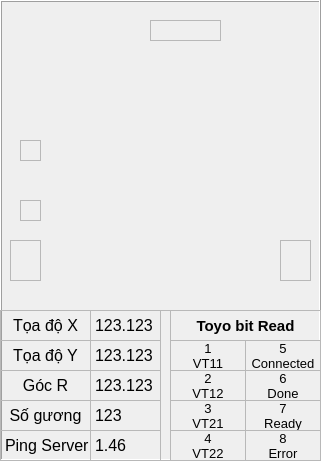
    <widget class="QFrame" name="fr_agv">
     <property name="geometry">
      <rect>
       <x>0</x>
       <y>0</y>
       <width>321</width>
       <height>461</height>
      </rect>
     </property>
     <property name="autoFillBackground">
      <bool>true</bool>
     </property>
     <property name="frameShape">
      <enum>QFrame::Box</enum>
     </property>
     <property name="frameShadow">
      <enum>QFrame::Raised</enum>
     </property>
     <widget class="QLabel" name="lbc_safety1">
      <property name="geometry">
       <rect>
        <x>280</x>
        <y>240</y>
        <width>31</width>
        <height>41</height>
       </rect>
      </property>
      <property name="autoFillBackground">
       <bool>true</bool>
      </property>
      <property name="frameShape">
       <enum>QFrame::StyledPanel</enum>
      </property>
      <property name="lineWidth">
       <number>1</number>
      </property>
      <property name="midLineWidth">
       <number>0</number>
      </property>
      <property name="text">
       <string/>
      </property>
      <property name="scaledContents">
       <bool>false</bool>
      </property>
      <property name="wordWrap">
       <bool>false</bool>
      </property>
      <property name="openExternalLinks">
       <bool>false</bool>
      </property>
     </widget>
     <widget class="QLabel" name="lbc_safety0">
      <property name="geometry">
       <rect>
        <x>150</x>
        <y>20</y>
        <width>71</width>
        <height>21</height>
       </rect>
      </property>
      <property name="autoFillBackground">
       <bool>true</bool>
      </property>
      <property name="frameShape">
       <enum>QFrame::StyledPanel</enum>
      </property>
      <property name="lineWidth">
       <number>1</number>
      </property>
      <property name="midLineWidth">
       <number>0</number>
      </property>
      <property name="text">
       <string/>
      </property>
      <property name="scaledContents">
       <bool>false</bool>
      </property>
      <property name="wordWrap">
       <bool>false</bool>
      </property>
      <property name="openExternalLinks">
       <bool>false</bool>
      </property>
     </widget>
     <widget class="QLabel" name="lb_agv">
      <property name="geometry">
       <rect>
        <x>45</x>
        <y>50</y>
        <width>231</width>
        <height>251</height>
       </rect>
      </property>
      <property name="autoFillBackground">
       <bool>false</bool>
      </property>
      <property name="frameShape">
       <enum>QFrame::NoFrame</enum>
      </property>
      <property name="lineWidth">
       <number>1</number>
      </property>
      <property name="midLineWidth">
       <number>0</number>
      </property>
      <property name="text">
       <string/>
      </property>
      <property name="pixmap">
       <pixmap>agv.png</pixmap>
      </property>
      <property name="scaledContents">
       <bool>true</bool>
      </property>
      <property name="wordWrap">
       <bool>false</bool>
      </property>
      <property name="openExternalLinks">
       <bool>false</bool>
      </property>
     </widget>
     <widget class="QLabel" name="lbc_safety2">
      <property name="geometry">
       <rect>
        <x>10</x>
        <y>240</y>
        <width>31</width>
        <height>41</height>
       </rect>
      </property>
      <property name="autoFillBackground">
       <bool>true</bool>
      </property>
      <property name="frameShape">
       <enum>QFrame::StyledPanel</enum>
      </property>
      <property name="lineWidth">
       <number>1</number>
      </property>
      <property name="midLineWidth">
       <number>0</number>
      </property>
      <property name="text">
       <string/>
      </property>
      <property name="scaledContents">
       <bool>false</bool>
      </property>
      <property name="wordWrap">
       <bool>false</bool>
      </property>
      <property name="openExternalLinks">
       <bool>false</bool>
      </property>
     </widget>
     <widget class="QFrame" name="frame">
      <property name="geometry">
       <rect>
        <x>0</x>
        <y>310</y>
        <width>321</width>
        <height>151</height>
       </rect>
      </property>
      <property name="frameShape">
       <enum>QFrame::StyledPanel</enum>
      </property>
      <property name="frameShadow">
       <enum>QFrame::Raised</enum>
      </property>
      <widget class="QLabel" name="lb_coordinates_x">
       <property name="geometry">
        <rect>
         <x>0</x>
         <y>0</y>
         <width>91</width>
         <height>31</height>
        </rect>
       </property>
       <property name="font">
        <font>
         <pointsize>12</pointsize>
        </font>
       </property>
       <property name="autoFillBackground">
        <bool>false</bool>
       </property>
       <property name="frameShape">
        <enum>QFrame::StyledPanel</enum>
       </property>
       <property name="lineWidth">
        <number>1</number>
       </property>
       <property name="midLineWidth">
        <number>0</number>
       </property>
       <property name="text">
        <string>Tọa độ X</string>
       </property>
       <property name="scaledContents">
        <bool>false</bool>
       </property>
       <property name="alignment">
        <set>Qt::AlignCenter</set>
       </property>
       <property name="wordWrap">
        <bool>false</bool>
       </property>
       <property name="openExternalLinks">
        <bool>false</bool>
       </property>
      </widget>
      <widget class="QLabel" name="lbv_coordinates_x">
       <property name="geometry">
        <rect>
         <x>90</x>
         <y>0</y>
         <width>71</width>
         <height>31</height>
        </rect>
       </property>
       <property name="font">
        <font>
         <pointsize>12</pointsize>
        </font>
       </property>
       <property name="autoFillBackground">
        <bool>false</bool>
       </property>
       <property name="frameShape">
        <enum>QFrame::StyledPanel</enum>
       </property>
       <property name="lineWidth">
        <number>1</number>
       </property>
       <property name="midLineWidth">
        <number>0</number>
       </property>
       <property name="text">
        <string>123.123</string>
       </property>
       <property name="scaledContents">
        <bool>false</bool>
       </property>
       <property name="alignment">
        <set>Qt::AlignLeading|Qt::AlignLeft|Qt::AlignVCenter</set>
       </property>
       <property name="wordWrap">
        <bool>false</bool>
       </property>
       <property name="openExternalLinks">
        <bool>false</bool>
       </property>
      </widget>
      <widget class="QLabel" name="lb_coordinates_y">
       <property name="geometry">
        <rect>
         <x>0</x>
         <y>30</y>
         <width>91</width>
         <height>31</height>
        </rect>
       </property>
       <property name="font">
        <font>
         <pointsize>12</pointsize>
        </font>
       </property>
       <property name="autoFillBackground">
        <bool>false</bool>
       </property>
       <property name="frameShape">
        <enum>QFrame::StyledPanel</enum>
       </property>
       <property name="lineWidth">
        <number>1</number>
       </property>
       <property name="midLineWidth">
        <number>0</number>
       </property>
       <property name="text">
        <string>Tọa độ Y</string>
       </property>
       <property name="scaledContents">
        <bool>false</bool>
       </property>
       <property name="alignment">
        <set>Qt::AlignCenter</set>
       </property>
       <property name="wordWrap">
        <bool>false</bool>
       </property>
       <property name="openExternalLinks">
        <bool>false</bool>
       </property>
      </widget>
      <widget class="QLabel" name="lbv_coordinates_y">
       <property name="geometry">
        <rect>
         <x>90</x>
         <y>30</y>
         <width>71</width>
         <height>31</height>
        </rect>
       </property>
       <property name="font">
        <font>
         <pointsize>12</pointsize>
        </font>
       </property>
       <property name="autoFillBackground">
        <bool>false</bool>
       </property>
       <property name="frameShape">
        <enum>QFrame::StyledPanel</enum>
       </property>
       <property name="lineWidth">
        <number>1</number>
       </property>
       <property name="midLineWidth">
        <number>0</number>
       </property>
       <property name="text">
        <string>123.123</string>
       </property>
       <property name="scaledContents">
        <bool>false</bool>
       </property>
       <property name="alignment">
        <set>Qt::AlignLeading|Qt::AlignLeft|Qt::AlignVCenter</set>
       </property>
       <property name="wordWrap">
        <bool>false</bool>
       </property>
       <property name="openExternalLinks">
        <bool>false</bool>
       </property>
      </widget>
      <widget class="QLabel" name="lb_coordinates_r">
       <property name="geometry">
        <rect>
         <x>0</x>
         <y>60</y>
         <width>91</width>
         <height>31</height>
        </rect>
       </property>
       <property name="font">
        <font>
         <pointsize>12</pointsize>
        </font>
       </property>
       <property name="autoFillBackground">
        <bool>false</bool>
       </property>
       <property name="frameShape">
        <enum>QFrame::StyledPanel</enum>
       </property>
       <property name="lineWidth">
        <number>1</number>
       </property>
       <property name="midLineWidth">
        <number>0</number>
       </property>
       <property name="text">
        <string>Góc R</string>
       </property>
       <property name="scaledContents">
        <bool>false</bool>
       </property>
       <property name="alignment">
        <set>Qt::AlignCenter</set>
       </property>
       <property name="wordWrap">
        <bool>false</bool>
       </property>
       <property name="openExternalLinks">
        <bool>false</bool>
       </property>
      </widget>
      <widget class="QLabel" name="lbv_coordinates_r">
       <property name="geometry">
        <rect>
         <x>90</x>
         <y>60</y>
         <width>71</width>
         <height>31</height>
        </rect>
       </property>
       <property name="font">
        <font>
         <pointsize>12</pointsize>
        </font>
       </property>
       <property name="autoFillBackground">
        <bool>false</bool>
       </property>
       <property name="frameShape">
        <enum>QFrame::StyledPanel</enum>
       </property>
       <property name="lineWidth">
        <number>1</number>
       </property>
       <property name="midLineWidth">
        <number>0</number>
       </property>
       <property name="text">
        <string>123.123</string>
       </property>
       <property name="scaledContents">
        <bool>false</bool>
       </property>
       <property name="alignment">
        <set>Qt::AlignLeading|Qt::AlignLeft|Qt::AlignVCenter</set>
       </property>
       <property name="wordWrap">
        <bool>false</bool>
       </property>
       <property name="openExternalLinks">
        <bool>false</bool>
       </property>
      </widget>
      <widget class="QLabel" name="lbv_numberReflector">
       <property name="geometry">
        <rect>
         <x>90</x>
         <y>90</y>
         <width>71</width>
         <height>31</height>
        </rect>
       </property>
       <property name="font">
        <font>
         <pointsize>12</pointsize>
        </font>
       </property>
       <property name="autoFillBackground">
        <bool>false</bool>
       </property>
       <property name="frameShape">
        <enum>QFrame::StyledPanel</enum>
       </property>
       <property name="lineWidth">
        <number>1</number>
       </property>
       <property name="midLineWidth">
        <number>0</number>
       </property>
       <property name="text">
        <string>123</string>
       </property>
       <property name="scaledContents">
        <bool>false</bool>
       </property>
       <property name="alignment">
        <set>Qt::AlignLeading|Qt::AlignLeft|Qt::AlignVCenter</set>
       </property>
       <property name="wordWrap">
        <bool>false</bool>
       </property>
       <property name="openExternalLinks">
        <bool>false</bool>
       </property>
      </widget>
      <widget class="QLabel" name="lb_numbeReflector">
       <property name="geometry">
        <rect>
         <x>0</x>
         <y>90</y>
         <width>91</width>
         <height>31</height>
        </rect>
       </property>
       <property name="font">
        <font>
         <pointsize>12</pointsize>
        </font>
       </property>
       <property name="autoFillBackground">
        <bool>false</bool>
       </property>
       <property name="frameShape">
        <enum>QFrame::StyledPanel</enum>
       </property>
       <property name="lineWidth">
        <number>1</number>
       </property>
       <property name="midLineWidth">
        <number>0</number>
       </property>
       <property name="text">
        <string>Số gương</string>
       </property>
       <property name="scaledContents">
        <bool>false</bool>
       </property>
       <property name="alignment">
        <set>Qt::AlignCenter</set>
       </property>
       <property name="wordWrap">
        <bool>false</bool>
       </property>
       <property name="openExternalLinks">
        <bool>false</bool>
       </property>
      </widget>
      <widget class="QLabel" name="lb_pingServer">
       <property name="geometry">
        <rect>
         <x>0</x>
         <y>120</y>
         <width>91</width>
         <height>31</height>
        </rect>
       </property>
       <property name="font">
        <font>
         <pointsize>12</pointsize>
        </font>
       </property>
       <property name="autoFillBackground">
        <bool>false</bool>
       </property>
       <property name="frameShape">
        <enum>QFrame::StyledPanel</enum>
       </property>
       <property name="lineWidth">
        <number>1</number>
       </property>
       <property name="midLineWidth">
        <number>0</number>
       </property>
       <property name="text">
        <string>Ping Server</string>
       </property>
       <property name="scaledContents">
        <bool>false</bool>
       </property>
       <property name="wordWrap">
        <bool>false</bool>
       </property>
       <property name="openExternalLinks">
        <bool>false</bool>
       </property>
      </widget>
      <widget class="QLabel" name="lbv_pingServer">
       <property name="geometry">
        <rect>
         <x>90</x>
         <y>120</y>
         <width>71</width>
         <height>31</height>
        </rect>
       </property>
       <property name="font">
        <font>
         <pointsize>12</pointsize>
        </font>
       </property>
       <property name="autoFillBackground">
        <bool>false</bool>
       </property>
       <property name="frameShape">
        <enum>QFrame::StyledPanel</enum>
       </property>
       <property name="lineWidth">
        <number>1</number>
       </property>
       <property name="midLineWidth">
        <number>0</number>
       </property>
       <property name="text">
        <string>1.46</string>
       </property>
       <property name="scaledContents">
        <bool>false</bool>
       </property>
       <property name="alignment">
        <set>Qt::AlignLeading|Qt::AlignLeft|Qt::AlignVCenter</set>
       </property>
       <property name="wordWrap">
        <bool>false</bool>
       </property>
       <property name="openExternalLinks">
        <bool>false</bool>
       </property>
      </widget>
      <widget class="QLabel" name="lb_coordinates_x_2">
       <property name="geometry">
        <rect>
         <x>170</x>
         <y>0</y>
         <width>151</width>
         <height>31</height>
        </rect>
       </property>
       <property name="font">
        <font>
         <pointsize>11</pointsize>
         <weight>75</weight>
         <bold>true</bold>
        </font>
       </property>
       <property name="autoFillBackground">
        <bool>false</bool>
       </property>
       <property name="frameShape">
        <enum>QFrame::StyledPanel</enum>
       </property>
       <property name="lineWidth">
        <number>1</number>
       </property>
       <property name="midLineWidth">
        <number>0</number>
       </property>
       <property name="text">
        <string>Toyo bit Read</string>
       </property>
       <property name="scaledContents">
        <bool>false</bool>
       </property>
       <property name="alignment">
        <set>Qt::AlignCenter</set>
       </property>
       <property name="wordWrap">
        <bool>false</bool>
       </property>
       <property name="openExternalLinks">
        <bool>false</bool>
       </property>
      </widget>
      <widget class="QLabel" name="lbc_toyoReadBit1">
       <property name="geometry">
        <rect>
         <x>170</x>
         <y>30</y>
         <width>76</width>
         <height>31</height>
        </rect>
       </property>
       <property name="font">
        <font>
         <pointsize>10</pointsize>
         <italic>false</italic>
        </font>
       </property>
       <property name="autoFillBackground">
        <bool>true</bool>
       </property>
       <property name="frameShape">
        <enum>QFrame::StyledPanel</enum>
       </property>
       <property name="lineWidth">
        <number>1</number>
       </property>
       <property name="midLineWidth">
        <number>0</number>
       </property>
       <property name="text">
        <string>1
VT11</string>
       </property>
       <property name="scaledContents">
        <bool>false</bool>
       </property>
       <property name="alignment">
        <set>Qt::AlignCenter</set>
       </property>
       <property name="wordWrap">
        <bool>false</bool>
       </property>
       <property name="openExternalLinks">
        <bool>false</bool>
       </property>
      </widget>
      <widget class="QLabel" name="lbc_toyoReadBit5">
       <property name="geometry">
        <rect>
         <x>245</x>
         <y>30</y>
         <width>76</width>
         <height>31</height>
        </rect>
       </property>
       <property name="font">
        <font>
         <pointsize>10</pointsize>
        </font>
       </property>
       <property name="autoFillBackground">
        <bool>true</bool>
       </property>
       <property name="frameShape">
        <enum>QFrame::StyledPanel</enum>
       </property>
       <property name="lineWidth">
        <number>1</number>
       </property>
       <property name="midLineWidth">
        <number>0</number>
       </property>
       <property name="text">
        <string>5
Connected</string>
       </property>
       <property name="scaledContents">
        <bool>false</bool>
       </property>
       <property name="alignment">
        <set>Qt::AlignCenter</set>
       </property>
       <property name="wordWrap">
        <bool>false</bool>
       </property>
       <property name="openExternalLinks">
        <bool>false</bool>
       </property>
      </widget>
      <widget class="QLabel" name="lbc_toyoReadBit2">
       <property name="geometry">
        <rect>
         <x>170</x>
         <y>60</y>
         <width>76</width>
         <height>31</height>
        </rect>
       </property>
       <property name="font">
        <font>
         <pointsize>10</pointsize>
        </font>
       </property>
       <property name="autoFillBackground">
        <bool>true</bool>
       </property>
       <property name="frameShape">
        <enum>QFrame::StyledPanel</enum>
       </property>
       <property name="lineWidth">
        <number>1</number>
       </property>
       <property name="midLineWidth">
        <number>0</number>
       </property>
       <property name="text">
        <string>2
VT12</string>
       </property>
       <property name="scaledContents">
        <bool>false</bool>
       </property>
       <property name="alignment">
        <set>Qt::AlignCenter</set>
       </property>
       <property name="wordWrap">
        <bool>false</bool>
       </property>
       <property name="openExternalLinks">
        <bool>false</bool>
       </property>
      </widget>
      <widget class="QLabel" name="lbc_toyoReadBit6">
       <property name="geometry">
        <rect>
         <x>245</x>
         <y>60</y>
         <width>76</width>
         <height>31</height>
        </rect>
       </property>
       <property name="font">
        <font>
         <pointsize>10</pointsize>
        </font>
       </property>
       <property name="autoFillBackground">
        <bool>true</bool>
       </property>
       <property name="frameShape">
        <enum>QFrame::StyledPanel</enum>
       </property>
       <property name="lineWidth">
        <number>1</number>
       </property>
       <property name="midLineWidth">
        <number>0</number>
       </property>
       <property name="text">
        <string>6
Done</string>
       </property>
       <property name="scaledContents">
        <bool>false</bool>
       </property>
       <property name="alignment">
        <set>Qt::AlignCenter</set>
       </property>
       <property name="wordWrap">
        <bool>false</bool>
       </property>
       <property name="openExternalLinks">
        <bool>false</bool>
       </property>
      </widget>
      <widget class="QLabel" name="lb_coordinates_x_3">
       <property name="geometry">
        <rect>
         <x>160</x>
         <y>0</y>
         <width>11</width>
         <height>151</height>
        </rect>
       </property>
       <property name="font">
        <font>
         <pointsize>11</pointsize>
         <weight>50</weight>
         <bold>false</bold>
        </font>
       </property>
       <property name="autoFillBackground">
        <bool>false</bool>
       </property>
       <property name="frameShape">
        <enum>QFrame::StyledPanel</enum>
       </property>
       <property name="lineWidth">
        <number>1</number>
       </property>
       <property name="midLineWidth">
        <number>0</number>
       </property>
       <property name="text">
        <string/>
       </property>
       <property name="scaledContents">
        <bool>false</bool>
       </property>
       <property name="alignment">
        <set>Qt::AlignCenter</set>
       </property>
       <property name="wordWrap">
        <bool>false</bool>
       </property>
       <property name="openExternalLinks">
        <bool>false</bool>
       </property>
      </widget>
      <widget class="QLabel" name="lbc_toyoReadBit8">
       <property name="geometry">
        <rect>
         <x>245</x>
         <y>120</y>
         <width>76</width>
         <height>31</height>
        </rect>
       </property>
       <property name="font">
        <font>
         <pointsize>10</pointsize>
        </font>
       </property>
       <property name="autoFillBackground">
        <bool>true</bool>
       </property>
       <property name="frameShape">
        <enum>QFrame::StyledPanel</enum>
       </property>
       <property name="lineWidth">
        <number>1</number>
       </property>
       <property name="midLineWidth">
        <number>0</number>
       </property>
       <property name="text">
        <string>8
Error</string>
       </property>
       <property name="scaledContents">
        <bool>false</bool>
       </property>
       <property name="alignment">
        <set>Qt::AlignCenter</set>
       </property>
       <property name="wordWrap">
        <bool>false</bool>
       </property>
       <property name="openExternalLinks">
        <bool>false</bool>
       </property>
      </widget>
      <widget class="QLabel" name="lbc_toyoReadBit7">
       <property name="geometry">
        <rect>
         <x>245</x>
         <y>90</y>
         <width>76</width>
         <height>31</height>
        </rect>
       </property>
       <property name="font">
        <font>
         <pointsize>10</pointsize>
        </font>
       </property>
       <property name="autoFillBackground">
        <bool>true</bool>
       </property>
       <property name="frameShape">
        <enum>QFrame::StyledPanel</enum>
       </property>
       <property name="lineWidth">
        <number>1</number>
       </property>
       <property name="midLineWidth">
        <number>0</number>
       </property>
       <property name="text">
        <string>7
Ready</string>
       </property>
       <property name="scaledContents">
        <bool>false</bool>
       </property>
       <property name="alignment">
        <set>Qt::AlignCenter</set>
       </property>
       <property name="wordWrap">
        <bool>false</bool>
       </property>
       <property name="openExternalLinks">
        <bool>false</bool>
       </property>
      </widget>
      <widget class="QLabel" name="lbc_toyoReadBit4">
       <property name="geometry">
        <rect>
         <x>170</x>
         <y>120</y>
         <width>76</width>
         <height>31</height>
        </rect>
       </property>
       <property name="font">
        <font>
         <pointsize>10</pointsize>
        </font>
       </property>
       <property name="autoFillBackground">
        <bool>true</bool>
       </property>
       <property name="frameShape">
        <enum>QFrame::StyledPanel</enum>
       </property>
       <property name="lineWidth">
        <number>1</number>
       </property>
       <property name="midLineWidth">
        <number>0</number>
       </property>
       <property name="text">
        <string>4
VT22</string>
       </property>
       <property name="scaledContents">
        <bool>false</bool>
       </property>
       <property name="alignment">
        <set>Qt::AlignCenter</set>
       </property>
       <property name="wordWrap">
        <bool>false</bool>
       </property>
       <property name="openExternalLinks">
        <bool>false</bool>
       </property>
      </widget>
      <widget class="QLabel" name="lbc_toyoReadBit3">
       <property name="geometry">
        <rect>
         <x>170</x>
         <y>90</y>
         <width>76</width>
         <height>31</height>
        </rect>
       </property>
       <property name="font">
        <font>
         <pointsize>10</pointsize>
         <italic>false</italic>
        </font>
       </property>
       <property name="autoFillBackground">
        <bool>true</bool>
       </property>
       <property name="frameShape">
        <enum>QFrame::StyledPanel</enum>
       </property>
       <property name="lineWidth">
        <number>1</number>
       </property>
       <property name="midLineWidth">
        <number>0</number>
       </property>
       <property name="text">
        <string>3
VT21</string>
       </property>
       <property name="scaledContents">
        <bool>false</bool>
       </property>
       <property name="alignment">
        <set>Qt::AlignCenter</set>
       </property>
       <property name="wordWrap">
        <bool>false</bool>
       </property>
       <property name="openExternalLinks">
        <bool>false</bool>
       </property>
      </widget>
     </widget>
     <widget class="QLabel" name="lbc_safetyConveyor2">
      <property name="geometry">
       <rect>
        <x>20</x>
        <y>140</y>
        <width>21</width>
        <height>21</height>
       </rect>
      </property>
      <property name="autoFillBackground">
       <bool>true</bool>
      </property>
      <property name="frameShape">
       <enum>QFrame::StyledPanel</enum>
      </property>
      <property name="lineWidth">
       <number>1</number>
      </property>
      <property name="midLineWidth">
       <number>0</number>
      </property>
      <property name="text">
       <string/>
      </property>
      <property name="scaledContents">
       <bool>false</bool>
      </property>
      <property name="wordWrap">
       <bool>false</bool>
      </property>
      <property name="openExternalLinks">
       <bool>false</bool>
      </property>
     </widget>
     <widget class="QLabel" name="lbc_safetyConveyor1">
      <property name="geometry">
       <rect>
        <x>20</x>
        <y>200</y>
        <width>21</width>
        <height>21</height>
       </rect>
      </property>
      <property name="autoFillBackground">
       <bool>true</bool>
      </property>
      <property name="frameShape">
       <enum>QFrame::StyledPanel</enum>
      </property>
      <property name="lineWidth">
       <number>1</number>
      </property>
      <property name="midLineWidth">
       <number>0</number>
      </property>
      <property name="text">
       <string/>
      </property>
      <property name="scaledContents">
       <bool>false</bool>
      </property>
      <property name="wordWrap">
       <bool>false</bool>
      </property>
      <property name="openExternalLinks">
       <bool>false</bool>
      </property>
     </widget>
     <zorder>frame</zorder>
     <zorder>lbc_safety1</zorder>
     <zorder>lbc_safety0</zorder>
     <zorder>lb_agv</zorder>
     <zorder>lbc_safety2</zorder>
     <zorder>lbc_safetyConveyor2</zorder>
     <zorder>lbc_safetyConveyor1</zorder>
    </widget>
